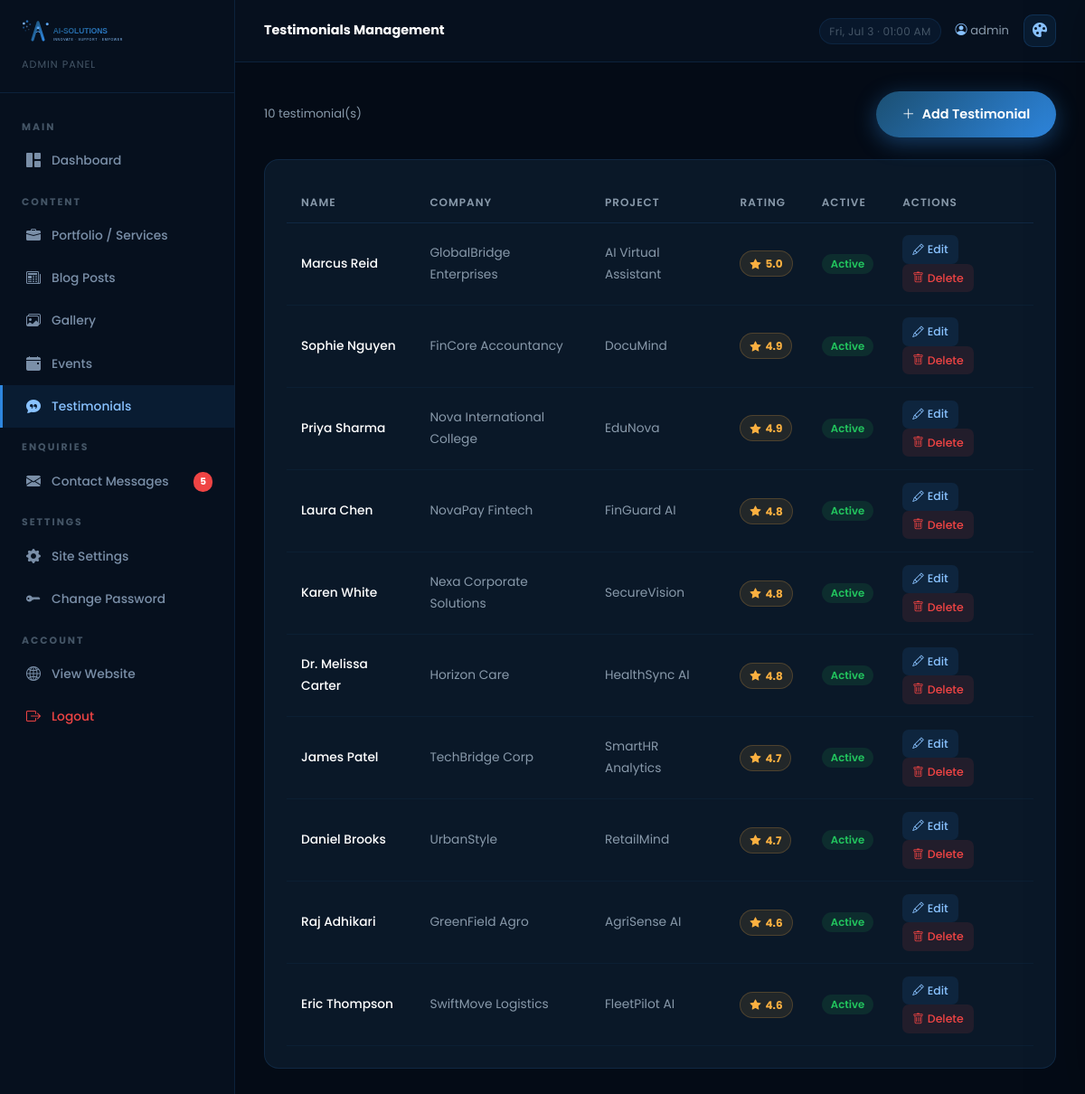
/panel/testimonials/ (signed in), run on the app's committed database.
### core/models.py (models this page shows, shortened)
class Testimonial(models.Model):
    name = models.CharField(max_length=100)
    role = models.CharField(max_length=100, blank=True)
    company = models.CharField(max_length=100)
    content = models.TextField()
    rating = models.DecimalField(max_digits=2, decimal_places=1, default=5.0)
    project_name = models.CharField(max_length=100, blank=True)
    photo = models.ImageField(upload_to='testimonials/', blank=True, null=True)
    is_active = models.BooleanField(default=True)
    created_at = models.DateTimeField(auto_now_add=True)
    class Meta:
        ordering = ['-rating', '-created_at']
        verbose_name = 'Testimonial'
        verbose_name_plural = 'Testimonials'

### panel/views.py (the view)
    def wrapper(request, *args, **kwargs):
        if not request.user.is_authenticated:
            return redirect('panel_login')
        if not request.user.is_staff:
            messages.error(request, 'Access denied.')
            return redirect('panel_login')
        return view_func(request, *args, **kwargs)

### core/context_processors.py (called while the page is built)
def site_settings(request):
    return {'settings': SiteSettings.get_settings()}

def unread_messages(request):
    if request.user.is_authenticated and request.user.is_staff:
        count = ContactMessage.objects.filter(is_read=False).count()
        return {'unread_messages_count': count}
    return {'unread_messages_count': 0}

### core/models.py (called while the page is built)
    @classmethod
    def get_settings(cls):
        obj, _ = cls.objects.get_or_create(pk=1)
        return obj

### panel/views.py (called while the page is built)
def staff_required(view_func):
    def wrapper(request, *args, **kwargs):
        if not request.user.is_authenticated:
            return redirect('panel_login')
        if not request.user.is_staff:
            messages.error(request, 'Access denied.')
            return redirect('panel_login')
        return view_func(request, *args, **kwargs)
    return wrapper

@staff_required
def testimonials_list(request):
    return render(request, 'panel/testimonials_list.html', {'testimonials': Testimonial.objects.all()})

### templates/panel/testimonials_list.html (shortened to what this page needs)
{% extends 'panel/base_panel.html' %}
{% block page_title %}Testimonials Management{% endblock %}
{% block content %}
<div class="d-flex justify-content-between align-items-center mb-4">
  <p style="font-size:.82rem;color:var(--text-muted);margin:0;">{{ testimonials.count }} testimonial(s)</p>
  <a href="{% url 'panel_testimonial_add' %}" class="btn-primary-custom" style="display:inline-flex;"><i class="bi bi-plus-lg"></i> Add Testimonial</a>
</div>
<div class="panel-card">
  <div class="table-responsive">
    <table class="panel-table">
      <thead><tr><th>Name</th><th>Company</th><th>Project</th><th>Rating</th><th>Active</th><th>Actions</th></tr></thead>
      <tbody>
        {% for t in testimonials %}
        <tr>
          <td style="color:#fff;font-weight:500;">{{ t.name }}</td>
          <td>{{ t.company }}</td>
          <td>{{ t.project_name|default:"—" }}</td>
          <td><span class="rating-badge" style="font-size:.75rem;"><i class="bi bi-star-fill"></i> {{ t.rating }}</span></td>
          <td>{% if t.is_active %}<span class="badge-published">Active</span>{% else %}<span class="badge-read">Hidden</span>{% endif %}</td>
          <td>
            <a href="{% url 'panel_testimonial_edit' t.pk %}" class="btn-panel-sm btn-panel-edit"><i class="bi bi-pencil"></i> Edit</a>
            <form method="post" action="{% url 'panel_testimonial_delete' t.pk %}" class="d-inline" onsubmit="return confirm('Delete this testimonial?')">
              {% csrf_token %}<button type="submit" class="btn-panel-sm btn-panel-delete"><i class="bi bi-trash"></i> Delete</button>
            </form>
          </td>
        </tr>
        {% empty %}
        <tr><td colspan="6" class="text-center" style="color:var(--text-muted);padding:2rem;">No testimonials yet.</td></tr>
        {% endfor %}
      </tbody>
    </table>
  </div>
</div>
{% endblock %}

### templates/panel/base_panel.html (shortened to what this page needs)
{% load static %}
<!DOCTYPE html>
<html lang="en">
<head>
  <link href="https://cdn.jsdelivr.net/npm/bootstrap@5.3.3/dist/css/bootstrap.min.css" rel="stylesheet">
  <link rel="stylesheet" href="https://cdn.jsdelivr.net/npm/bootstrap-icons@1.11.3/font/bootstrap-icons.min.css">
  <link rel="stylesheet" href="{% static 'css/style.css' %}">
</head>
<body>
<div class="panel-wrapper">
  <aside class="panel-sidebar">
    <div class="panel-sidebar-header">
      <a href="{% url 'home' %}" class="d-block">
        <img src="{% static 'images/logo.svg' %}" alt="AI-Solutions" height="36">
      </a>
      <div style="font-size:.7rem;color:#445566;margin-top:6px;letter-spacing:1px;text-transform:uppercase;">Admin Panel</div>
    </div>
    <nav class="panel-nav">
      <span class="panel-nav-section">Main</span>
      <a href="{% url 'panel_dashboard' %}" class="panel-nav-link {% if request.resolver_match.url_name == 'panel_dashboard' %}active{% endif %}">
        <i class="bi bi-grid-1x2-fill"></i> Dashboard
      </a>
      <span class="panel-nav-section">Content</span>
      <a href="{% url 'panel_services' %}" class="panel-nav-link {% if 'panel_service' in request.resolver_match.url_name %}active{% endif %}">
        <i class="bi bi-briefcase-fill"></i> Portfolio / Services
      </a>
      <a href="{% url 'panel_blog' %}" class="panel-nav-link {% if 'panel_blog' in request.resolver_match.url_name %}active{% endif %}">
        <i class="bi bi-newspaper"></i> Blog Posts
      </a>
      <a href="{% url 'panel_gallery' %}" class="panel-nav-link {% if request.resolver_match.url_name == 'panel_gallery' %}active{% endif %}">
        <i class="bi bi-images"></i> Gallery
      </a>
      <a href="{% url 'panel_events' %}" class="panel-nav-link {% if 'panel_event' in request.resolver_match.url_name %}active{% endif %}">
        <i class="bi bi-calendar-event-fill"></i> Events
      </a>
      <a href="{% url 'panel_testimonials' %}" class="panel-nav-link {% if 'panel_testimonial' in request.resolver_match.url_name %}active{% endif %}">
        <i class="bi bi-chat-quote-fill"></i> Testimonials
      </a>
      <span class="panel-nav-section">Enquiries</span>
      <a href="{% url 'panel_contacts' %}" class="panel-nav-link {% if 'panel_contact' in request.resolver_match.url_name %}active{% endif %}">
        <i class="bi bi-envelope-fill"></i> Contact Messages
        {% with unread_count=unread_messages_count %}
        {% if unread_count > 0 %}
        <span style="margin-left:auto;background:#ef4444;color:#fff;font-size:.65rem;font-weight:700;padding:2px 7px;border-radius:10px;">{{ unread_count }}</span>
        {% endif %}
        {% endwith %}
      </a>
      <span class="panel-nav-section">Settings</span>
      <a href="{% url 'panel_settings' %}" class="panel-nav-link {% if request.resolver_match.url_name == 'panel_settings' %}active{% endif %}">
        <i class="bi bi-gear-fill"></i> Site Settings
      </a>
      <a href="{% url 'panel_password' %}" class="panel-nav-link {% if request.resolver_match.url_name == 'panel_password' %}active{% endif %}">
        <i class="bi bi-key-fill"></i> Change Password
      </a>
      <span class="panel-nav-section">Account</span>
      <a href="{% url 'home' %}" class="panel-nav-link" target="_blank">
        <i class="bi bi-globe2"></i> View Website
      </a>
      <a href="{% url 'panel_logout' %}" class="panel-nav-link" style="color:#ef4444;">
        <i class="bi bi-box-arrow-right"></i> Logout
      </a>
    </nav>
  </aside>
  <div class="panel-main">
    <div class="panel-topbar">
      <h6 style="font-size:.9rem;font-weight:700;color:#fff;margin:0;">{% block page_title %}Dashboard{% endblock %}</h6>
      <div class="d-flex align-items-center gap-3">
        <span class="panel-topbar-date d-none d-sm-block" id="panel-clock"></span>
        <span style="font-size:.82rem;color:var(--text-muted);">
          <i class="bi bi-person-circle" style="color:var(--secondary);"></i>
          {{ request.user.get_full_name|default:request.user.username }}
        </span>
        <button class="tc-trigger-btn" onclick="tcOpen()" title="Theme Customizer">
          <i class="bi bi-palette-fill"></i>
        </button>
      </div>
    </div>
    <div class="panel-content">
      {% block content %}{% endblock %}
    </div>
  </div>
</div>
</body>
</html>

### static/css/style.css (style rules this page uses)
:root { --primary: #2E86DE; --primary-dark: #1B4F72; --secondary: #89C2FF; --dark: #060f1c; --dark-card: #0a1828; --dark-card-2: #0e2038; --dark-border: rgba(46, 134, 222, 0.15); --soft-gray: #D6DBDF; --text-muted: #8899AA; --gradient-1: linear-gradient(135deg, #1B4F72 0%, #2E86DE 100%); --gradient-2: linear-gradient(135deg, #2E86DE 0%, #89C2FF 100%); --gradient-hero: linear-gradient(160deg, #050d18 0%, #0a1e38 50%, #050d18 100%); --shadow-glow: 0 0 40px rgba(46, 134, 222, 0.2); --shadow-card: 0 8px 32px rgba(0, 0, 0, 0.35); --radius-lg: 16px; --radius-pill: 50px; --transition: all 0.3s ease; }
*, *::before, *::after { box-sizing: border-box; }
html { scroll-behavior: smooth; }
body { font-family: 'Poppins', sans-serif; background-color: var(--dark); color: #C8D8E8; line-height: 1.75; overflow-x: hidden; }
h1,h2,h3,h4,h5,h6 { font-family: 'Poppins', sans-serif; font-weight: 700; color: #fff; }
a { text-decoration: none; transition: var(--transition); }
.btn-primary-custom { background: var(--gradient-1); border: none; color: #fff; padding: 0.8rem 1.8rem; border-radius: var(--radius-pill); font-weight: 600; font-size: 0.9rem; box-shadow: 0 6px 24px rgba(46,134,222,0.4); transition: var(--transition); display: inline-flex; align-items: center; gap: 8px; }
.rating-badge { display: inline-flex; align-items: center; gap: 5px; background: rgba(251,176,64,0.1); color: #FBB040; border: 1px solid rgba(251,176,64,0.2); padding: 3px 10px; border-radius: 20px; font-size: 0.78rem; font-weight: 700; }
.panel-wrapper { display: flex; min-height: 100vh; background: #040b16; }
.panel-sidebar { width: 260px; background: #06101e; border-right: 1px solid var(--dark-border); display: flex; flex-direction: column; position: fixed; top: 0; left: 0; bottom: 0; overflow-y: auto; z-index: 100; }
.panel-sidebar-header { padding: 1.25rem 1.5rem; border-bottom: 1px solid var(--dark-border); }
.panel-nav { padding: 1rem 0; flex: 1; }
.panel-nav-section { font-size: 0.68rem; font-weight: 700; letter-spacing: 2px; text-transform: uppercase; color: #445566; padding: 0.75rem 1.5rem 0.3rem; display: block; }
.panel-nav-link { display: flex; align-items: center; gap: 10px; padding: 0.6rem 1.5rem; color: #7a8fa8; font-size: 0.86rem; font-weight: 500; transition: var(--transition); border-left: 3px solid transparent; }
.panel-nav-link.active { color: var(--secondary); background: rgba(46,134,222,0.1); border-left-color: var(--primary); }
.panel-nav-link i { font-size: 1rem; width: 20px; text-align: center; }
.panel-main { margin-left: 260px; flex: 1; display: flex; flex-direction: column; }
.panel-topbar { background: #06101e; border-bottom: 1px solid var(--dark-border); padding: 1rem 2rem; display: flex; align-items: center; justify-content: space-between; position: sticky; top: 0; z-index: 90; backdrop-filter: blur(8px); }
.panel-topbar-date { font-size: .75rem; color: #445566; background: rgba(46,134,222,0.07); border: 1px solid rgba(46,134,222,0.12); padding: 3px 10px; border-radius: 20px; letter-spacing: .3px; }
.panel-content { padding: 2rem; flex: 1; }
.panel-card { background: #0a1828; border: 1px solid var(--dark-border); border-radius: var(--radius-lg); padding: 1.5rem; transition: border-color 0.2s ease; }
.panel-table { width: 100%; border-collapse: collapse; }
.panel-table th { font-size: 0.75rem; font-weight: 600; text-transform: uppercase; letter-spacing: 1px; color: var(--text-muted); padding: 0.75rem 1rem; border-bottom: 1px solid var(--dark-border); white-space: nowrap; }
.panel-table td { padding: 0.85rem 1rem; font-size: 0.86rem; color: #8899aa; border-bottom: 1px solid rgba(46,134,222,0.06); vertical-align: middle; }
.panel-table td a { color: var(--secondary); }
.badge-published { background: rgba(34,197,94,0.12); color: #22c55e; padding: 3px 10px; border-radius: 20px; font-size: 0.73rem; font-weight: 600; }
.btn-panel-sm { padding: 0.3rem 0.7rem; border-radius: 7px; font-size: 0.78rem; font-weight: 500; border: none; display: inline-flex; align-items: center; gap: 4px; }
.btn-panel-edit { background: rgba(46,134,222,0.12); color: var(--secondary); }
.btn-panel-delete { background: rgba(239,68,68,0.1); color: #ef4444; }
.tc-trigger-btn { width:36px; height:36px; border-radius:10px; background:rgba(46,134,222,.1); border:1px solid rgba(46,134,222,.2); color:var(--secondary); cursor:pointer; display:flex; align-items:center; justify-content:center; font-size:1rem; transition:var(--transition); }

### data on the page
Testimonial: name "Marcus Reid", company "GlobalBridge Enterprises", project_name "AI Virtual Assistant", rating "5.0", is_active "Active"
Testimonial: name "Sophie Nguyen", company "FinCore Accountancy", project_name "DocuMind", rating "4.9", is_active "Active"
Testimonial: name "Priya Sharma", company "Nova International College", project_name "EduNova", rating "4.9", is_active "Active"
Testimonial: name "Laura Chen", company "NovaPay Fintech", project_name "FinGuard AI", rating "4.8", is_active "Active"
Testimonial: name "Karen White", company "Nexa Corporate Solutions", project_name "SecureVision", rating "4.8", is_active "Active"
Testimonial: name "Dr. Melissa Carter", company "Horizon Care", project_name "HealthSync AI", rating "4.8", is_active "Active"
Testimonial: name "James Patel", company "TechBridge Corp", project_name "SmartHR Analytics", rating "4.7", is_active "Active"
Testimonial: name "Daniel Brooks", company "UrbanStyle", project_name "RetailMind", rating "4.7", is_active "Active"
Testimonial: name "Raj Adhikari", company "GreenField Agro", project_name "AgriSense AI", rating "4.6", is_active "Active"
Testimonial: name "Eric Thompson", company "SwiftMove Logistics", project_name "FleetPilot AI", rating "4.6", is_active "Active"

### other printed values
{{ unread_count }} "5"
{{ request.user.get_full_name|default:request.user.username }} "admin"
{{ testimonials.count }} "10"
